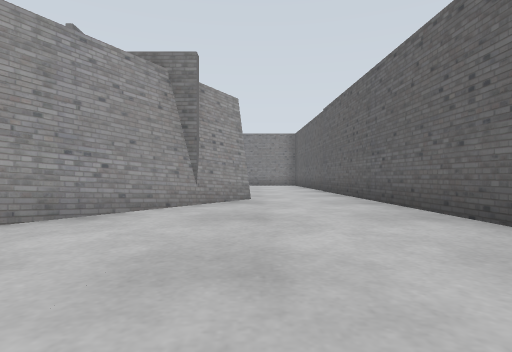
view 1 (above)

16 first-person views from a walk through a world built for the Gazebo simulator. The camera is 0.5 m above the floor, looks level and sees 80° across. The floor is counted in squares, 1 m on a side. Each view is taken from the middle of a square. On the plan, view 1 faces up. The plan holds only what a view shows up to about 9 squares ahead; the rest is blank. Robots are left out.

view 2
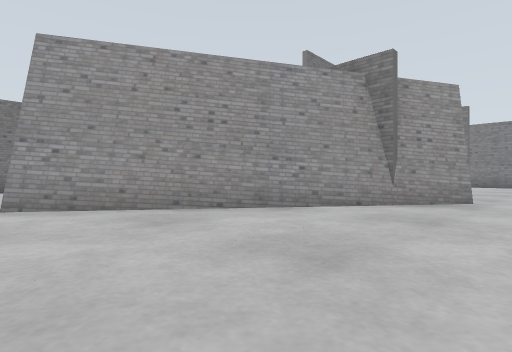

view 3
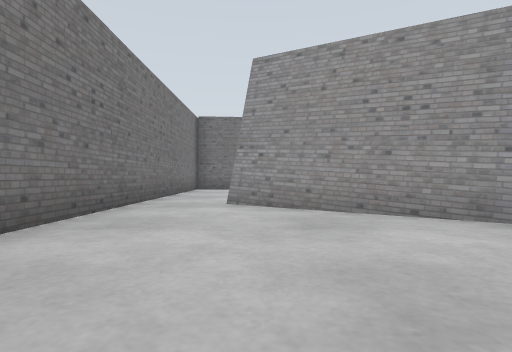

view 4
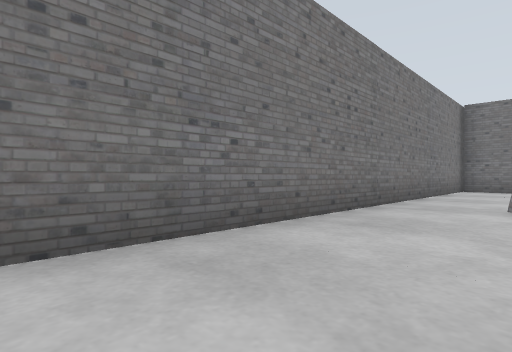

view 5
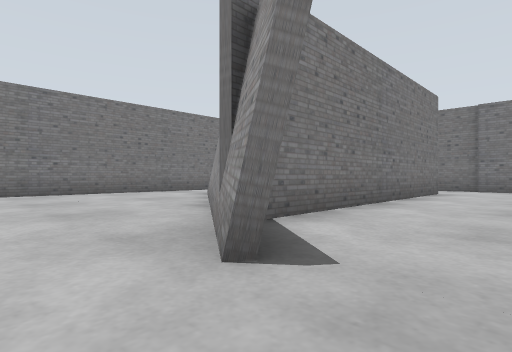

view 6
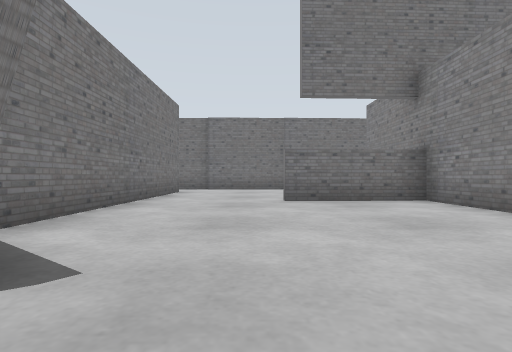

view 7
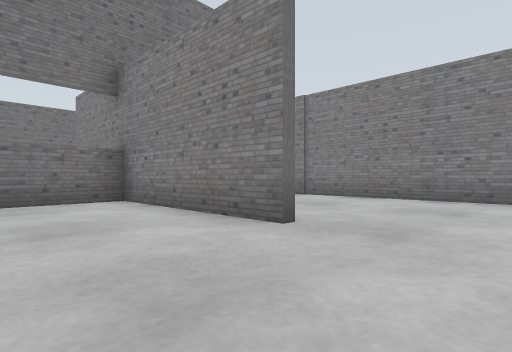

view 8
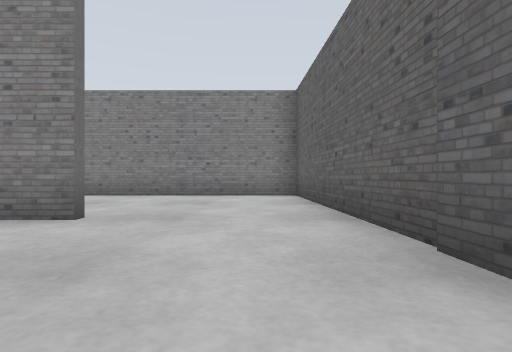

view 9
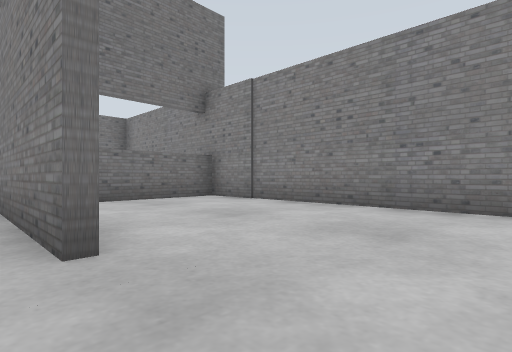

view 10
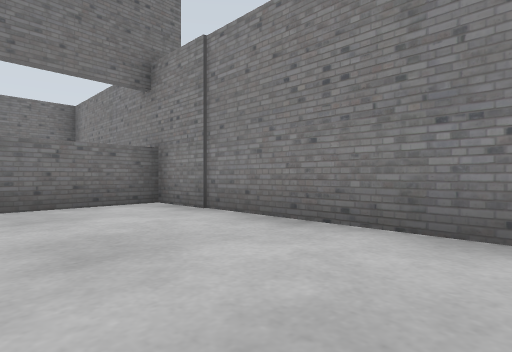

view 11
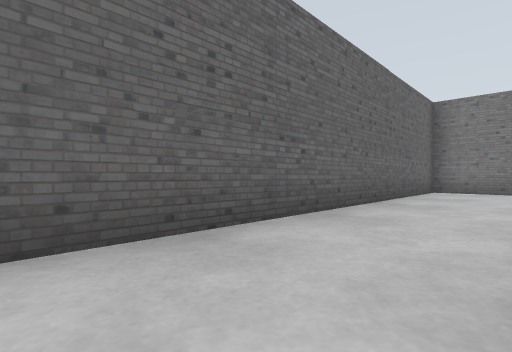

view 12
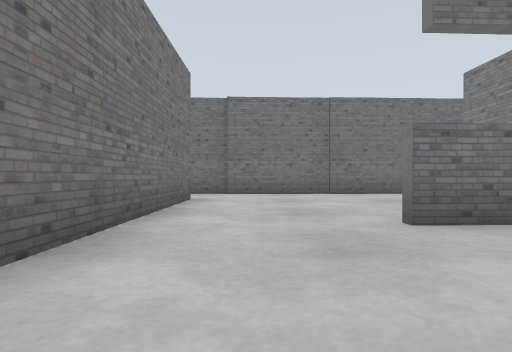

view 13
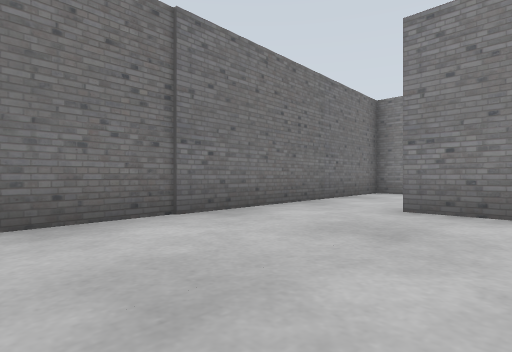

view 14
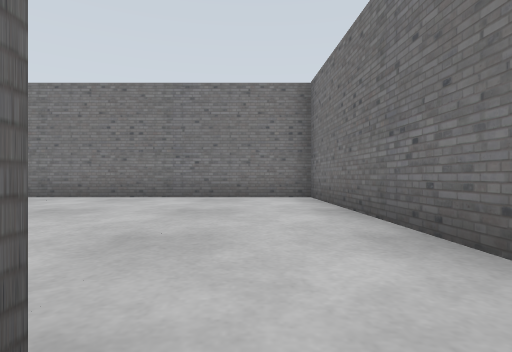

view 15
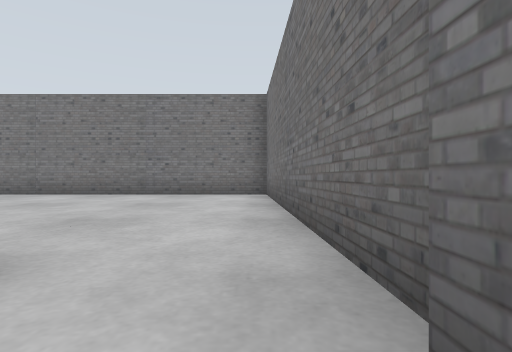

view 16
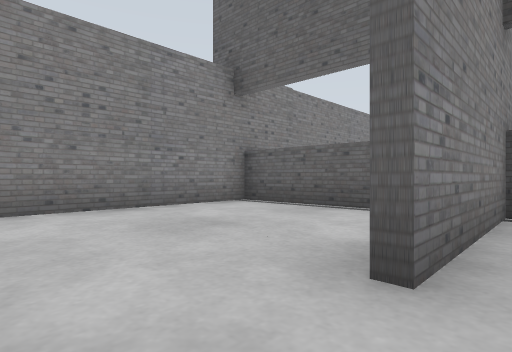

### Floor plan
Key: @ floor where view 1 was taken; # wall or solid block; . floor; = window, fence, low wall or low ledge; B grey box.
Columns run from 11 left of view 1 to 3 right of it. Each row starts with its distance up from view 1.
 16 ##############
 15 #    =       #
 14 #    ==      #
 13 #     =    . #
 12 #  #######   #
 11 #.    #     .#
 10 #     =      #
  9 #     =    .. #
  8 #           . #
  7 #.  .    .BB  #
  6 # .#######B   #
  5 #        BB   #
  4 #       BB    #
  3 #       B     #
  2 #      BB     #
  1 #     BB    . #
  0 #          @. #
 -1  ##############

Where each view was taken, in squares from view 1:
view 1: 0 up, 0 right, facing up
view 2: 0 up, 1 right, facing up-left
view 3: 1 up, 1 right, facing left
view 4: 1 up, 1 right, facing down-left
view 5: 8 up, 1 right, facing down-left
view 6: 8 up, 1 right, facing left
view 7: 9 up, 1 right, facing up-left
view 8: 8 up, 1 right, facing up
view 9: 11 up, 1 right, facing up-left
view 10: 13 up, 0 right, facing up-left
view 11: 9 up, 0 right, facing down-right
view 12: 7 up, 2 left, facing left
view 13: 7 up, 7 left, facing up-left
view 14: 6 up, 9 left, facing down
view 15: 7 up, 10 left, facing down
view 16: 11 up, 10 left, facing up-right
